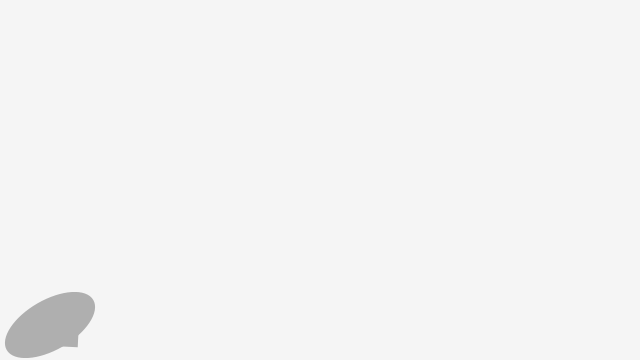
Frame 1 (no input)
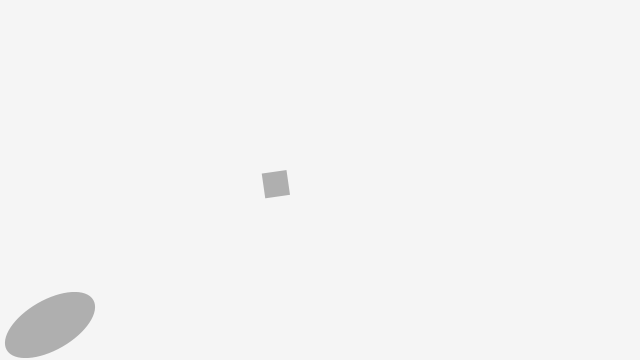
Frame 60 (the mouse pressed at the canvas centre just before this capture)
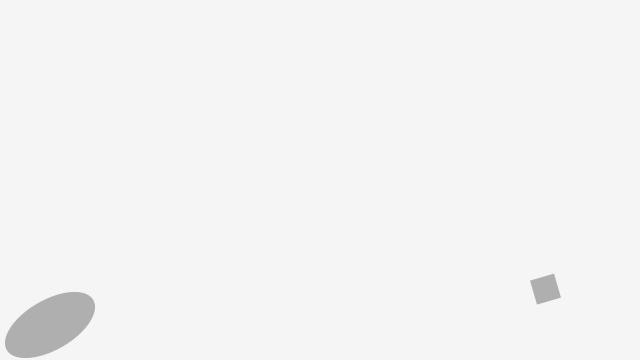
Frame 120 (the mouse held since frame 60 and released just before this capture)

The Processing sketch that drew these frames (run headless with seeded random() and noise(); from frame 60 on, the mouse is pressed at the canvas centre):

// Processing sketch: cannon
// ── cannon.pde
class Cannon {
  PVector loc;
  float size;
  
  Cannon() {
    size = 100;
    loc = new PVector(50, height - 35);
  }
  
  void display() {
    pushMatrix();
    translate(loc.x, loc.y);
    rotate(radians(-30));
    ellipse(0, 0, size, size/2);
    popMatrix();
  }
}

// ── box.pde
class Box {
  PVector loc, vel, acc;
  float angle, angvel, angacc;
  float size, mass;
  
  Box() {
    loc = new PVector(-1, 0);
    vel = new PVector(0, 0);
    acc = new PVector(0, 0);
    
    angle = 0;
    angvel = 0;
    angacc = 0;
    
    mass = 2.5;
    size = mass * 10;
  }
  
  void applyForce(PVector force) {
    PVector f = PVector.div(force, mass);
    acc.add(f);
  }
  
  void applyRotation(float a) {
    angacc += a;  
  }
  
  void update() {
    vel.add(acc);
    loc.add(vel);
    acc.mult(0);
    
    angvel += angacc;
    angle += angvel;
    angacc = 0;
  }
  
  boolean onScreen(){
    if (loc.x < 0 || loc.x > width) {
      return false;
    }
    if (loc.y < 0 || loc.y > height) {
      return false;
    }
    return true;
  }
  
  void display() {
    noStroke();
    fill(175);
    pushMatrix();
    translate(loc.x, loc.y);
    rotate(angle);
    rect(0, 0, size, size);
    popMatrix(); 
  }
}

// ── main.pde
Cannon c;
Box b;
PVector gravity;

void setup() {
  size(640, 360);
  c = new Cannon();
  b = new Box();
  gravity = new PVector(0, 0.15);
}

void draw() {
  background(245);
  if (b.onScreen() == false) {
    b.loc = c.loc.get();
    b.vel.set(0, 0);
    b.angvel = 0;
    PVector f = new PVector(10, -10);
    b.applyForce(f);
    b.applyRotation(0.05);
  }
  b.applyForce(gravity);
  b.update();
  b.display();
  c.display();
}
